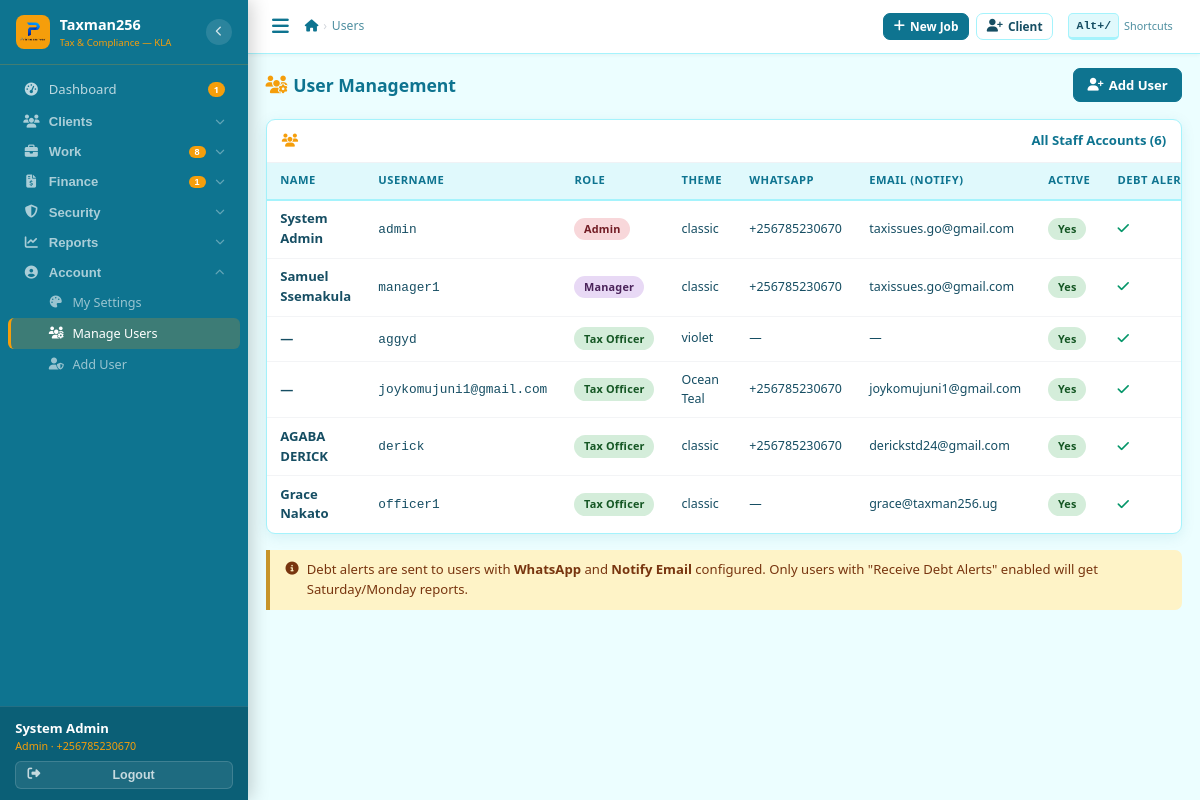
/staff/users/ (signed in), run on an earlier commit of the app's database.
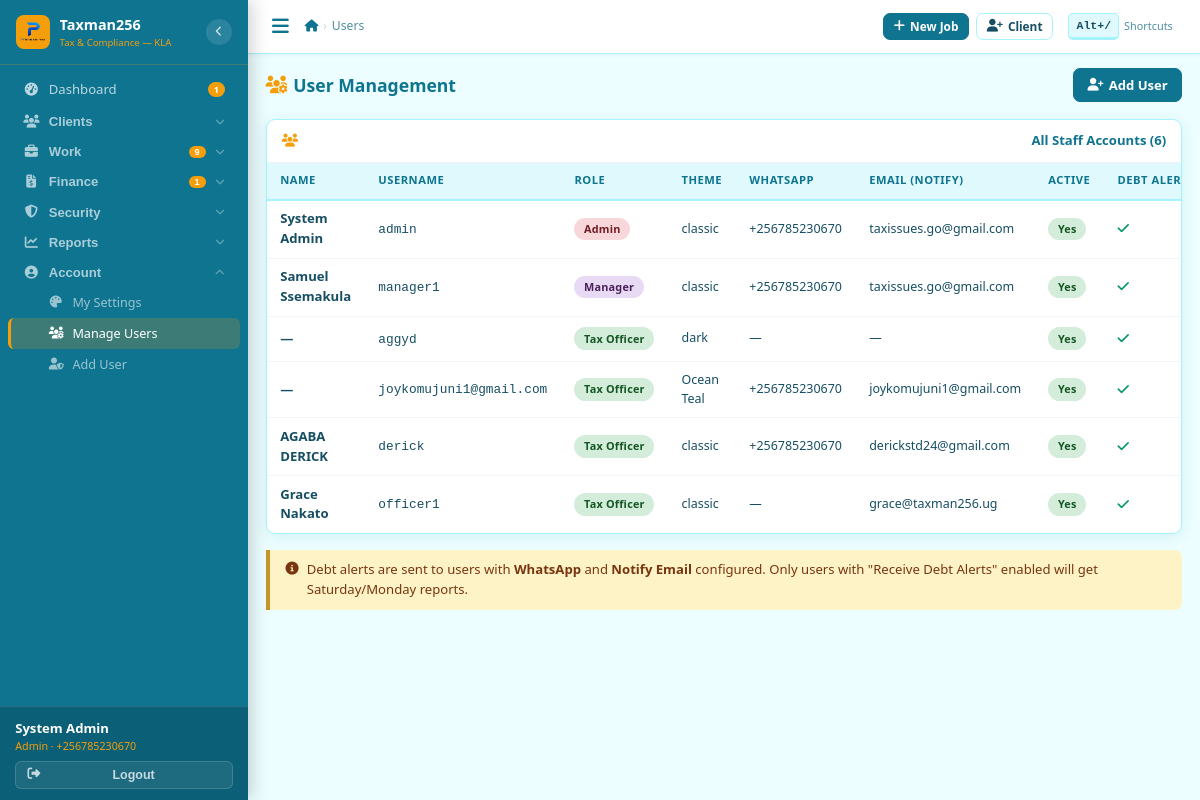
And on a later commit of the database.
### core/models.py (models this page shows, shortened)
class User(AbstractUser):
    ROLE_CHOICES = [
        ('receptionist', 'Receptionist'),
        ('tax_officer',  'Tax Officer'),
        ('senior_officer','Senior Officer'),
        ('manager',      'Manager'),
        ('admin',        'Admin'),
    ]
    THEME_CHOICES = [
        ('ocean',    'Ocean Teal'),
    ]
    role              = models.CharField(max_length=20, choices=ROLE_CHOICES, default='tax_officer')
    phone_whatsapp    = models.CharField(max_length=20, blank=True,
                                         help_text='WhatsApp number used for sending reminders (e.g. +256785230670)')
    email_notify      = models.EmailField(blank=True,
                                          help_text='Email used for sending communications (e.g. taxissues.go@gmail.com)')
    is_active_staff   = models.BooleanField(default=True)
    date_joined_firm  = models.DateField(null=True, blank=True)
    receive_debt_alerts = models.BooleanField(default=True,
                                               help_text='Receive Saturday/Monday debt reports')
    receive_task_reminders = models.BooleanField(default=True,
                                                  help_text='Receive reminders for incomplete tasks')
    ui_theme          = models.CharField(max_length=20, choices=THEME_CHOICES, default='ocean')

### core/views.py (the view)
# urls.py: path('users/',              views.user_list,       name='users'),
@login_required
def user_list(request):
    if not _require_admin(request):
        messages.error(request, 'Admin access required.')
        return redirect('dashboard:index')
    users = User.objects.all().order_by('role', 'first_name')
    return render(request, 'core/user_list.html', {'users': users})

### core/views.py (called while the page is built)
def _require_admin(request):
    return request.user.is_authenticated and (request.user.role in ('admin', 'manager') or request.user.is_superuser)

### templates/core/user_list.html (shortened to what this page needs)
{% extends 'base.html' %}
{% block nav_users %}active{% endblock %}
{% block breadcrumbs %}<li class="active">Users</li>{% endblock %}
{% block content %}
<div class="page-hdr">
  <h4 class="page-title"><i class="fas fa-users-cog"></i>User Management</h4>
  <a href="{% url 'core:user_new' %}" class="btn btn-primary"><i class="fas fa-user-plus"></i> Add User</a>
</div>
<div class="card">
  <div class="card-hd"><i class="fas fa-users"></i>All Staff Accounts ({{ users|length }})</div>
  <div class="tbl-wrap">
    <table class="tbl">
      <thead><tr><th>Name</th><th>Username</th><th>Role</th><th>Theme</th><th>WhatsApp</th><th>Email (Notify)</th><th>Active</th><th>Debt Alerts</th><th></th></tr></thead>
      <tbody>
        {% for u in users %}
        <tr>
          <td class="fw-7">{{ u.get_full_name|default:"—" }}</td>
          <td><code style="font-size:.8rem">{{ u.username }}</code></td>
          <td><span class="badge badge-{% if u.role == 'admin' %}suspended{% elif u.role == 'manager' %}pending_payment{% elif u.role == 'tax_officer' %}active{% else %}dormant{% endif %}">{{ u.get_role_display }}</span></td>
          <td class="fs-sm">{{ u.get_ui_theme_display }}</td>
          <td class="fs-sm">{{ u.phone_whatsapp|default:"—" }}</td>
          <td class="fs-sm">{{ u.email_notify|default:u.email|default:"—" }}</td>
          <td>{% if u.is_active %}<span class="badge badge-active">Yes</span>{% else %}<span class="badge badge-dormant">No</span>{% endif %}</td>
          <td>{% if u.receive_debt_alerts %}<i class="fas fa-check text-success"></i>{% else %}<i class="fas fa-times text-muted"></i>{% endif %}</td>
        </tr>
        {% empty %}
        <tr><td colspan="9"><div class="empty-state"><i class="fas fa-users"></i><p>No users found</p></div></td></tr>
        {% endfor %}
      </tbody>
    </table>
  </div>
</div>
<div class="alert alert-note">
  <i class="fas fa-info-circle"></i>
  <span>Debt alerts are sent to users with <strong>WhatsApp</strong> and <strong>Notify Email</strong> configured. Only users with "Receive Debt Alerts" enabled will get Saturday/Monday reports.</span>
</div>
{% endblock %}

### templates/base.html (shortened to what the changed rows need)
{% load static %}<!DOCTYPE html>
<html lang="en">
<head>
<link rel="stylesheet" href="https://cdnjs.cloudflare.com/ajax/libs/font-awesome/6.5.0/css/all.min.css">
<link rel="stylesheet" href="https://cdnjs.cloudflare.com/ajax/libs/select2/4.1.0-rc.0/css/select2.min.css">
<link rel="stylesheet" href="https://cdn.jsdelivr.net/npm/select2-bootstrap-5-theme@1.3.0/dist/select2-bootstrap-5-theme.min.css">
<link rel="stylesheet" href="https://cdnjs.cloudflare.com/ajax/libs/flatpickr/4.6.13/flatpickr.min.css">
<link rel="stylesheet" href="{% static 'css/app.css' %}?v=5">
</head>
<body data-theme="ocean">
{% if user.is_authenticated %}
<nav class="sidebar" id="sidebar">
  <div class="sb-scroll">
    <div class="sb-group" id="grp-work">
      <button type="button" class="sb-group-hd" data-grp="grp-work" data-href="{% url 'services:list' %}" title="Work">
        <i class="fas fa-briefcase"></i>
        <span class="sb-lbl">Work</span>
        {% if pending_jobs_count %}<span class="sb-badge">{{ pending_jobs_count }}</span>{% endif %}
        <i class="fas fa-chevron-down sb-arrow"></i>
      </button>
    </div>
  </div>
</nav>
<div class="main">
  <div class="page-body">{% block content %}{% endblock %}</div>
</div>
{% else %}{% block auth_content %}{% endblock %}{% endif %}
</body>
</html>

What changed in the data, as far as the page shows it:
changed User "aggyd": ui_theme "violet" → "dark"
Also different on the page:
{{ pending_jobs_count }}: "8" → "9"
